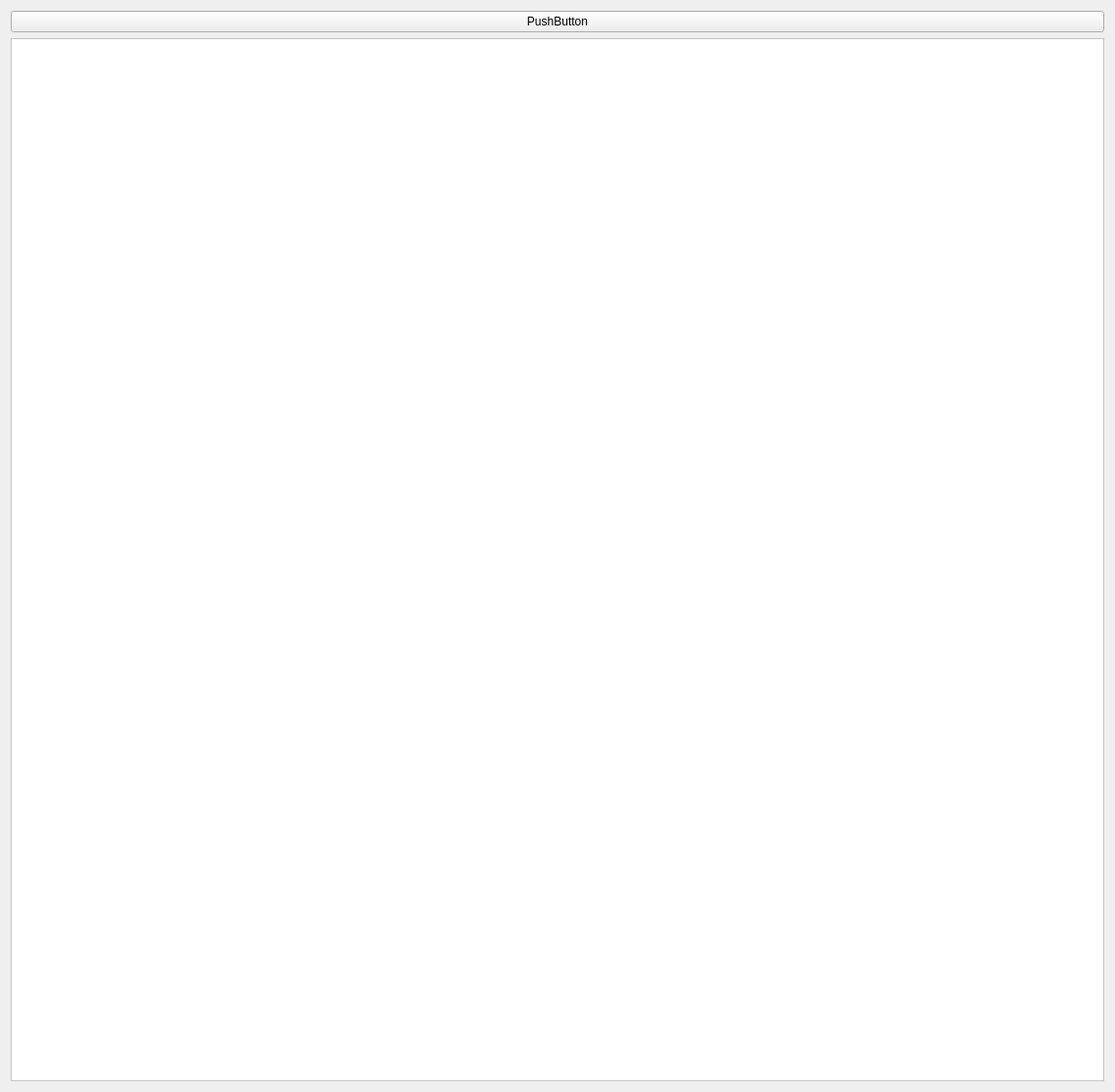
<?xml version="1.0" encoding="UTF-8"?>
<ui version="4.0">
 <class>Form_myMainWidget</class>
 <widget class="QWidget" name="Form_myMainWidget">
  <property name="geometry">
   <rect>
    <x>0</x>
    <y>0</y>
    <width>1140</width>
    <height>1116</height>
   </rect>
  </property>
  <property name="sizePolicy">
   <sizepolicy hsizetype="Expanding" vsizetype="Expanding">
    <horstretch>0</horstretch>
    <verstretch>0</verstretch>
   </sizepolicy>
  </property>
  <property name="minimumSize">
   <size>
    <width>0</width>
    <height>0</height>
   </size>
  </property>
  <property name="windowTitle">
   <string>Form</string>
  </property>
  <layout class="QGridLayout" name="gridLayout_3">
   <item row="1" column="0">
    <widget class="QFrame" name="theMainFrame">
     <property name="palette">
      <palette>
       <active>
        <colorrole role="Base">
         <brush brushstyle="SolidPattern">
          <color alpha="255">
           <red>255</red>
           <green>255</green>
           <blue>255</blue>
          </color>
         </brush>
        </colorrole>
        <colorrole role="Window">
         <brush brushstyle="SolidPattern">
          <color alpha="255">
           <red>255</red>
           <green>255</green>
           <blue>255</blue>
          </color>
         </brush>
        </colorrole>
       </active>
       <inactive>
        <colorrole role="Base">
         <brush brushstyle="SolidPattern">
          <color alpha="255">
           <red>255</red>
           <green>255</green>
           <blue>255</blue>
          </color>
         </brush>
        </colorrole>
        <colorrole role="Window">
         <brush brushstyle="SolidPattern">
          <color alpha="255">
           <red>255</red>
           <green>255</green>
           <blue>255</blue>
          </color>
         </brush>
        </colorrole>
       </inactive>
       <disabled>
        <colorrole role="Base">
         <brush brushstyle="SolidPattern">
          <color alpha="255">
           <red>255</red>
           <green>255</green>
           <blue>255</blue>
          </color>
         </brush>
        </colorrole>
        <colorrole role="Window">
         <brush brushstyle="SolidPattern">
          <color alpha="255">
           <red>255</red>
           <green>255</green>
           <blue>255</blue>
          </color>
         </brush>
        </colorrole>
       </disabled>
      </palette>
     </property>
     <property name="autoFillBackground">
      <bool>true</bool>
     </property>
     <property name="frameShape">
      <enum>QFrame::StyledPanel</enum>
     </property>
     <property name="frameShadow">
      <enum>QFrame::Raised</enum>
     </property>
    </widget>
   </item>
   <item row="0" column="0">
    <widget class="QPushButton" name="pushButton">
     <property name="text">
      <string>PushButton</string>
     </property>
    </widget>
   </item>
  </layout>
 </widget>
 <resources>
  <include location="jvxMyNewHost.qrc"/>
 </resources>
 <connections/>
 <slots>
  <slot>automaticSteeringToggled(bool)</slot>
  <slot>bypassToggled(bool)</slot>
 </slots>
</ui>
